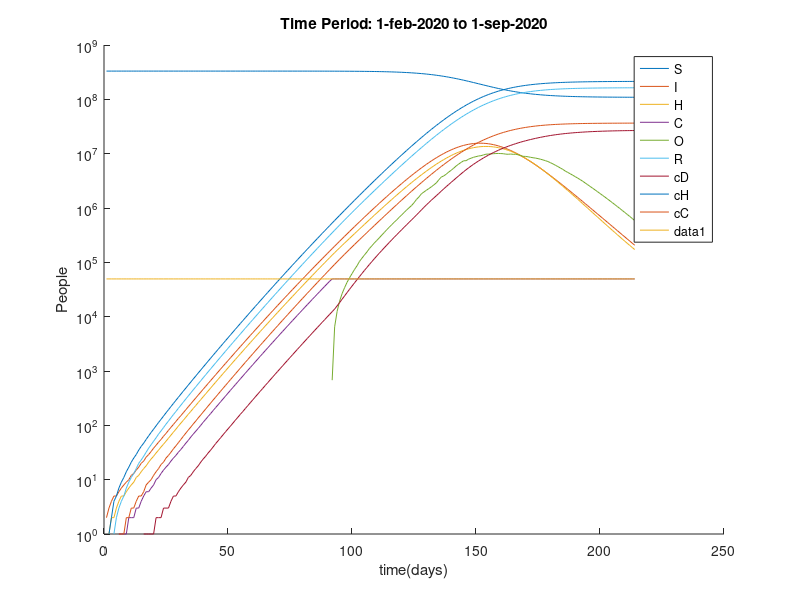

The MATLAB script that drew this image:

%% Get simulation results
load('TestSimulationNeherModelAMIGO_V3_Over.mat','simCov19')

%% Get cumulative results and save

[a,b] = size(simCov19.sim.states{1});

cumResCov19 = zeros(a,(b-10)/9);
r = 1:12:b;
for i=1:12 % States    
    for j=1:9 % Agge groups
        cumResCov19(:,i) = cumResCov19(:,i) + simCov19.sim.states{1}(:,r(j));
    end
    r = r+1;
end


%% Plot results

figure
hold on
for i=1:12
    if i~=2 && i~=3 && i~=4
%         figure
        plot(simCov19.sim.tsim{1}+1, round(cumResCov19(:,i)))
    end
end
% plot(simCov19.sim.tsim{1}+1, CD)
legend('S','I','H','C','O','R','cD','cH','cC')
plot(simCov19.sim.tsim{1}+1,repelem(49499, length(simCov19.sim.tsim{1}+1)))
set(gca, 'YScale', 'log')
ylabel('People')
xlabel('time(days)')
title('Time Period: 1-feb-2020 to 1-sep-2020')






























